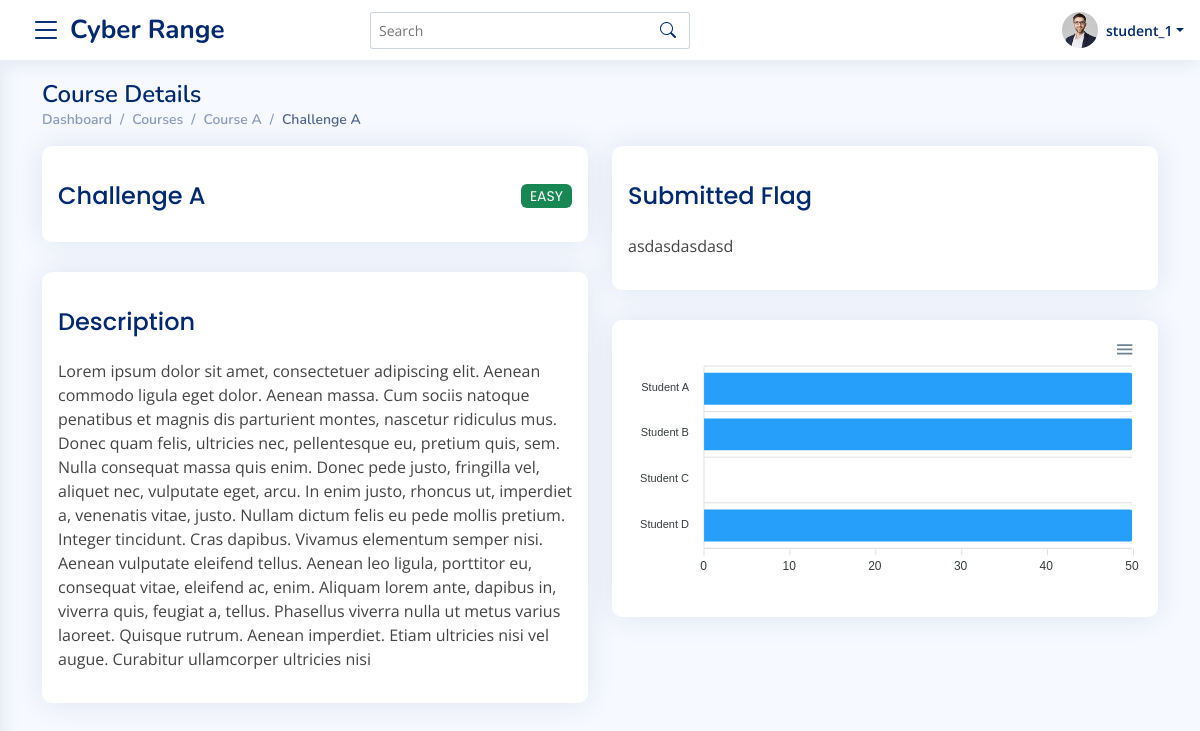
The page /student/courses/1/challenge/15/ (signed in) on the database as committed earlier.
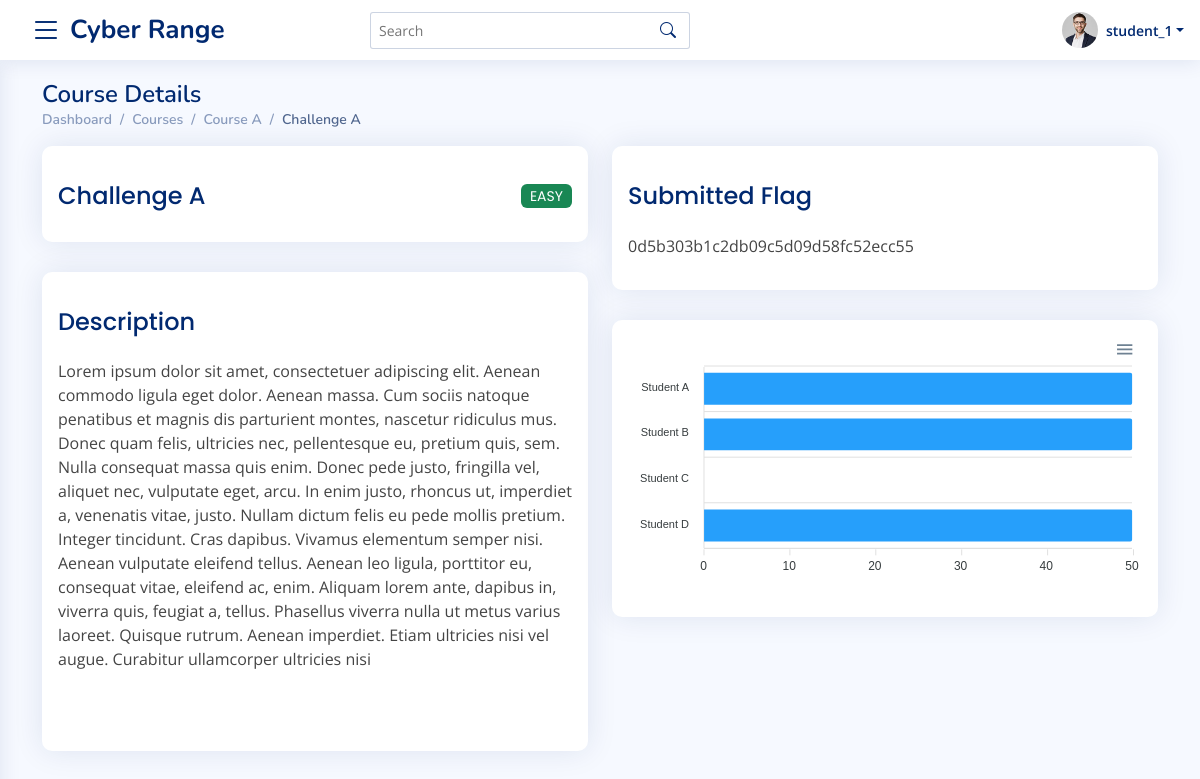
The same page on the database as committed later.
### master_app/models.py (models this page shows)
class ChallengeSubmission(models.Model):
    assinged_student = models.ForeignKey(AssignedStudents, on_delete=models.CASCADE)
    challenge = models.ForeignKey(CourseChallenge , on_delete=models.CASCADE)
    status= models.CharField(max_length=100, choices=CHALLENGE_SUBMISSION_CHOICES, default="PENDING", blank=True, null=True )
    submitted_answer = models.TextField( max_length=200, blank=True, null=True)
    obtained_points = models.IntegerField( blank=True, null=True, default=0)
    timestamp=models.DateTimeField(auto_now_add=True)
    attempts = models.IntegerField(blank=True, null=True, default=0)

### master_app/views.py (the view, shortened to what this page needs)
# urls.py: path("student/courses/<int:course_id>/challenge/<int:challenge_id>/", views.StudentChallengeDetails, name="student-challenge-details-url"),
@login_required
@student_required
def StudentChallengeDetails(request, course_id, challenge_id):
    template_name = 'master_app/student/challenge_details.html'
    try:
        course = Course.objects.get(id = course_id)
        challenge = CourseChallenge.objects.get(id = challenge_id)
        assigned_student = AssignedStudents.objects.get(
            course = course,
            student = request.user
        )
        try:
            submission_obj = ChallengeSubmission.objects.get(
                assinged_student = assigned_student,
                challenge = challenge
            )
        except ChallengeSubmission.DoesNotExist:
            submission_obj = ChallengeSubmission.objects.create(
                assinged_student = assigned_student,
                challenge = challenge,
                status = "PENDING"
            )
    except (Course.DoesNotExist, CourseChallenge.DoesNotExist, AssignedStudents.DoesNotExist):
        messages.error(request, "Invalid URL")
        return redirect(reverse("student-courses-url"))
    except Exception as e:
        messages.error(request, "Plase try again after some time or contact admin.")
        return redirect(reverse("master_index"))
    context = {
        "course" : course,
        "challenge" : challenge,
        "submission_obj" : submission_obj
    }
    return render(request, template_name, context)

### master_app/models.py (called while the page is built)
    def get_difficulty_level(self):
        try:
            return CHALLENGE_LEVELS_TEXT[self.levels]
        except:
            return None

### master_app/templates/master_app/student/challenge_details.html (shortened to what the changed rows need)
{%  extends 'base.html' %}
{% load static %}
{% block content %}
<main id="main" class="main">
    <section class="section dashboard">
        <div class="container">
            <div class="pagetitle">
                <h1>Course Details</h1>
              </div>
              <div class="row justify-content-center">
                <div class="col-12 col-md-6">
                    {% if submission_obj %}
                        {% if submission_obj.status == "PENDING" %}
                            <div class="card">
                                <div class="card-body p-3">
                                    <h3 class="card-title fs-4">Submit Flag</h3>
                                    <form action="{% url 'student-challenge-flag-submission-url' course.id challenge.id submission_obj.id %}" method="POST" class="row g-3 needs-validation" novalidate>
                                        {% csrf_token %}
                                        <div class="col-md-12">
                                            <div class="form-floating">
                                            <input type="text" class="form-control" id="floatingName" placeholder="Submit Flag" name="flag" required>
                                            <label for="floatingName">Flag</label>
                                            <div class="invalid-feedback">
                                                Please submit a flag
                                            </div>
                                            </div>
                                        </div>
                                        <div class="d-grid gap-2 mt-3">
                                            <button type="submit" class="btn btn-primary"  >Submit</button>
                                        </div>
                                    </form>
                                </div>
                            </div>
                        {% else %}
                            <div class="card">
                                <div class="card-body p-3">
                                    <h3 class="card-title fs-4">Submitted Flag</h3>
                                    <p>
                                        {{ submission_obj.submitted_answer }}
                                    </p>
                                </div>
                            </div>
                        {% endif %}
                    {% endif %}
                </div>
            </div>
        </div>
        </section>
        </main>
{% endblock %}

Rows that differ between the two databases and show on the page:
removed ChallengeSubmission: submitted_answer "asdasdasdasd"
added ChallengeSubmission: submitted_answer "0d5b303b1c2db09c5d09d58fc52ecc55"
